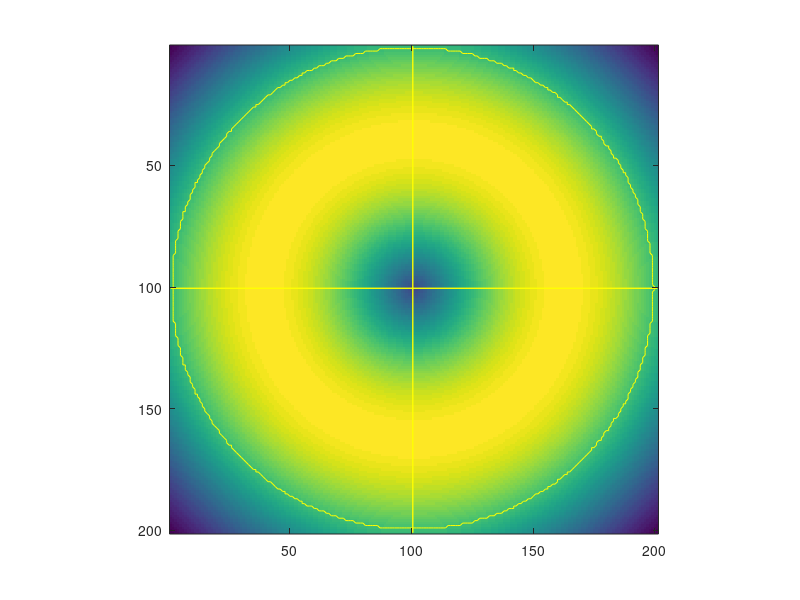
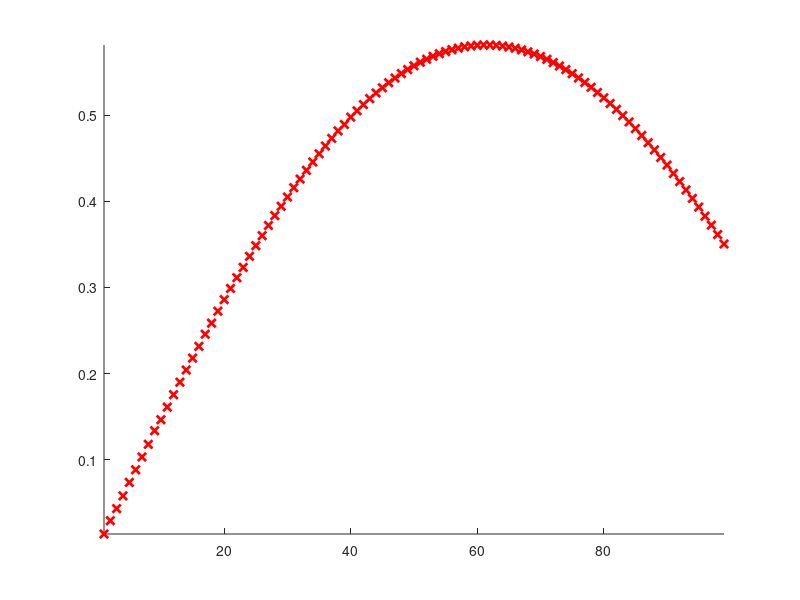

The MATLAB script that drew these images, in order:
% % % % function [rdat,xcoord,ycoord] = rscan(M0,varargin)
% % % %
% % % % % RDAT = RSCAN(M0,VARARGIN)
% % % % % Get radial scan of a matrix using the following procedure:
% % % % % [1] Get coordinates of a circle around an origin.
% % % % % [2] Average values of points where the circle passes through.
% % % % % [3] Change radius of the circle and repeat [1] until rprofile is obtained.
% % % % %
% % % % % For DEMO, run
% % % % % >> rscan_qavg();
% % % % % or
% % % % % >> rscan_qavg('demo','dispflag',0);
% % % % % >> plot(ans);
% % % % % or
% % % % % >> rdat = rscan_qavg();
% % % % % >> plot(rdat);
% % % % % or
% % % % % >> a = peaks(300);
% % % % % >> rscan_qavg(a);
% % % % % >> rscan_qavg(a,'rlim',50,'xavg',100);
% % % % % >> rscan_qavg(a,'rlim',25,'xavg',100,'dispflag',1,'dispflagc',1);
% % % % % >> rscan_qavg(a,'rlim',25,'xavg',100,'dispflag',1,'dispflagc',1, ...
% % % % %    'squeezx',0.7,'rot',pi/4);
% % % % %
% % % % % Draw Circle:
% % % % % [ref] http://www.mathworks.com/matlabcentral/fileexchange/loadFile.do?objectId=2876&objectType=file
% % % %
% % % % % Narupon Chattrapiban (2021). Radial Scan (https://www.mathworks.com/matlabcentral/fileexchange/18102-radial-scan), MATLAB Central File Exchange. Retrieved July 16, 2021
% % % %
% % % % if nargin < 1
% % % %     disp('This is a Demo');
% % % %     M0 = 'demo';
% % % % end
% % % %
% % % % if strmatch('demo',lower(M0),'exact')
% % % %     %M0 = peaks(200);
% % % %     [xx,yy] = meshgrid(linspace(-3,3,201));
% % % %     [phi,rho] = cart2pol(xx,yy);
% % % %     M0 = besselj(1,rho);
% % % %     clear xx yy phi rho;
% % % % end
% % % %
% % % % xavg = size(M0,2)/2;
% % % % yavg = size(M0,1)/2;
% % % % Rlim = floor(min(size(M0))/2)-1;
% % % % dispFlag = 1;
% % % % dispFlagC = 0;
% % % % rot = 0; %% radian
% % % % squeezx = 1; %% 0.80;
% % % % squeezy = 1;
% % % % rstep = 1;
% % % %
% % % % if exist('varargin','var')
% % % %     L = length(varargin);
% % % %     if rem(L,2) ~= 0, error('Parameters/Values must come in pairs.'); end
% % % %     for ni = 1:2:L
% % % %         switch lower(varargin{ni})
% % % %             case 'xavg', xavg = varargin{ni+1};
% % % %             case 'yavg', yavg = varargin{ni+1};
% % % %             case 'squeezx', squeezx = varargin{ni+1};
% % % %             case 'squeezy', squeezy = varargin{ni+1};
% % % %             case 'rot', rot = varargin{ni+1};
% % % %             case 'rlim', Rlim = varargin{ni+1};
% % % %             case 'dispflag', dispFlag = varargin{ni+1};
% % % %             case 'dispflagc', dispFlagC = varargin{ni+1};
% % % %             case 'rstep', rstep = varargin{ni+1};
% % % %         end
% % % %     end
% % % % end
% % % %
% % % %
% % % % yxz = size(M0);
% % % % Rbnd = floor(min(yxz)/2)-1;
% % % % if Rlim > Rbnd, Rlim = Rbnd; end
% % % %
% % % % for nRho = 1:rstep:floor(Rlim)
% % % %     NOP = round(2*pi*nRho);
% % % %     THETA=linspace(0,2*pi,NOP);
% % % %     RHO=ones(1,NOP)*round(nRho);
% % % %     [X,Y] = pol2cart(THETA,RHO);
% % % %     X = squeezx*X;
% % % %     Y = squeezy*Y;
% % % %     [THETA,RHO] = cart2pol(X,Y);
% % % %     [X,Y] = pol2cart(THETA+rot,RHO);
% % % %     X = X + xavg;
% % % %     Y = Y + yavg;
% % % %
% % % %     if dispFlag
% % % %         h1 = figure(100);clf;box on;
% % % %         %     set(h1,'position',[10 500 400 300]);
% % % %         %     set(h1,'units','pixels');
% % % %         %     set(gca,'units','pixels');
% % % %         imagesc(M0);axis image;hold on; colormap fire;
% % % %         % H = plot(X,Y,'c-');
% % % %         line([xavg xavg],[1 yxz(1)],'color',[1 1 0],'linewidth',1);
% % % %         line([1 yxz(2)],[yavg yavg],'color',[1 1 0],'linewidth',1);
% % % %     end
% % % %
% % % %     %%%
% % % %     X = round(X);
% % % %     Y = round(Y);
% % % %     %%%
% % % %
% % % %     clear dat uxy pxy mxy mx nx my ny;
% % % %     dat = [X;Y];
% % % %     uxy = diff(dat,1,2);
% % % %     uxy = [[1;1],uxy];
% % % %     pxy = union(find(uxy(1,:)~=0),find(uxy(2,:)~=0));
% % % %     dat = dat(:,pxy);
% % % %     integ=M0(yxz(1)*(dat(1,:)-1) + dat(2,:));
% % % % %     integ=integ(integ>0);
% % % %     norm = length(integ);
% % % %     rdat(nRho) = sum(integ)/norm;
% % % %
% % % %     if dispFlag
% % % %         H = plot(dat(1,:),dat(2,:),'y-');
% % % %         if dispFlagC
% % % %             for nrn = 1:length(dat)
% % % %                 H = plot(dat(1,nrn),dat(2,nrn),'m.','MarkerSize',12);
% % % %                 drawnow;
% % % %                 delete(H);
% % % %             end
% % % %         end
% % % %         drawnow;
% % % %     end
% % % % end
% % % %
% % % % % rdat = rdat/max(rdat);
% % % % xcoord = dat(1,:);
% % % % ycoord = dat(2,:);
% % % %
% % % % if dispFlag
% % % %     h2 = figure(101); clf; hold on;
% % % %     %     set(h2,'position',[10 100 400 300]);
% % % %     subplot(121); plot(rdat);axis tight; title('linear');
% % % %     subplot(122); plot(log(rdat));axis tight; title('logarithmic');
% % % %     %     plot(M0(round(xavg)+1,round(yavg)+1:end),'b','linewidth',2);
% % % % end
% % % %
% % % %
% % % %
function [rdat,xcoord,ycoord] = rscan(M0,varargin),
% RDAT = RSCAN(M0,VARARGIN)
% Get radial scan of a matrix using the following procedure:
% [1] Get coordinates of a circle around an origin.
% [2] Average values of points where the circle passes through.
% [3] Change radius of the circle and repeat [1] until rprofile is obtained.
%
% For DEMO, run
% >> rscan_qavg();
% or
% >> rscan_qavg('demo','dispflag',0);
% >> plot(ans);
% or
% >> rdat = rscan_qavg();
% >> plot(rdat);
% or
% >> a = peaks(300);
% >> rscan_qavg(a);
% >> rscan_qavg(a,'rlim',50,'xavg',100);
% >> rscan_qavg(a,'rlim',25,'xavg',100,'dispflag',1,'dispflagc',1);
% >> rscan_qavg(a,'rlim',25,'xavg',100,'dispflag',1,'dispflagc',1, ...
%    'squeezx',0.7,'rot',pi/4);
%
% Draw Circle:
% [ref] http://www.mathworks.com/matlabcentral/fileexchange/
%       loadFile.do?objectId=2876&objectType=file
if nargin < 1,
    disp('This is a Demo');
    M0 = 'demo';
end
if strmatch('demo',lower(M0),'exact')
    %M0 = peaks(200);
    [xx,yy] = meshgrid(linspace(-3,3,201));
    [phi,rho] = cart2pol(xx,yy);
    M0 = besselj(1,rho);
    clear xx yy phi rho;
end
xavg = size(M0,2)/2;
yavg = size(M0,1)/2;
Rlim = floor(min(size(M0))/2)-1;
dispFlag = 1;
dispFlagC = 0;
rot = 0; %% radian
squeezx = 1; %% 0.80;
squeezy = 1;
rstep = 1;
if exist('varargin','var')
    L = length(varargin);
    if rem(L,2) ~= 0, error('Parameters/Values must come in pairs.'); end
    for ni = 1:2:L
        switch lower(varargin{ni})
            case 'xavg', xavg = varargin{ni+1};
            case 'yavg', yavg = varargin{ni+1};
            case 'squeezx', squeezx = varargin{ni+1};
            case 'squeezy', squeezy = varargin{ni+1};
            case 'rot', rot = varargin{ni+1};
            case 'rlim', Rlim = varargin{ni+1};
            case 'dispflag', dispFlag = varargin{ni+1};
            case 'dispflagc', dispFlagC = varargin{ni+1};
            case 'rstep', rstep = varargin{ni+1};
        end
    end
end
yxz = size(M0);
Rbnd = floor(min(yxz)/2)-1;
if Rlim > Rbnd, Rlim = Rbnd; end

for nRho = 1:rstep:floor(Rlim),
    NOP = round(2*pi*nRho);
    THETA=linspace(0,2*pi,NOP);
    RHO=ones(1,NOP)*round(nRho);
    [X,Y] = pol2cart(THETA,RHO);
    X = squeezx*X;
    Y = squeezy*Y;
    [THETA,RHO] = cart2pol(X,Y);
    [X,Y] = pol2cart(THETA+rot,RHO);
    X = X + xavg;
    Y = Y + yavg;
    if dispFlag,
        h1 = figure(100);clf;box on;
        set(h1,'position',[10 500 400 300]);
        set(h1,'units','pixels');
        set(gca,'units','pixels');
        imagesc(M0);axis image;hold on;
        % H = plot(X,Y,'c-');
        line([xavg xavg],[1 yxz(1)],'color',[1 1 0],'linewidth',1);
        line([1 yxz(2)],[yavg yavg],'color',[1 1 0],'linewidth',1);
    end
    %%%
    X = round(X);
    Y = round(Y);
    %%%
    clear dat uxy pxy mxy mx nx my ny;
    dat = [X;Y];
    uxy = diff(dat,1,2);
    uxy = [[1;1],uxy];
    pxy = union(find(uxy(1,:)~=0),find(uxy(2,:)~=0));
    dat = dat(:,pxy);
    rdat(nRho) = sum(M0(yxz(1)*(dat(1,:)-1) + dat(2,:)))/length(dat);
    
    if dispFlag,
        H = plot(dat(1,:),dat(2,:),'y-');
        if dispFlagC,
            for nrn = 1:length(dat)
                H = plot(dat(1,nrn),dat(2,nrn),'m.','MarkerSize',12);
                drawnow;
                delete(H);
            end
        end
        drawnow;
    end
end
% rdat = rdat/max(rdat);
xcoord = dat(1,:);
ycoord = dat(2,:);
if dispFlag,
    h2 = figure(101); clf; hold on;
    set(h2,'position',[10 100 400 300]);
    plot(rdat,'rx','linewidth',2);axis tight;
    % plot(M0(round(xavg)+1,round(yavg)+1:end),'b','linewidth',2);
end


